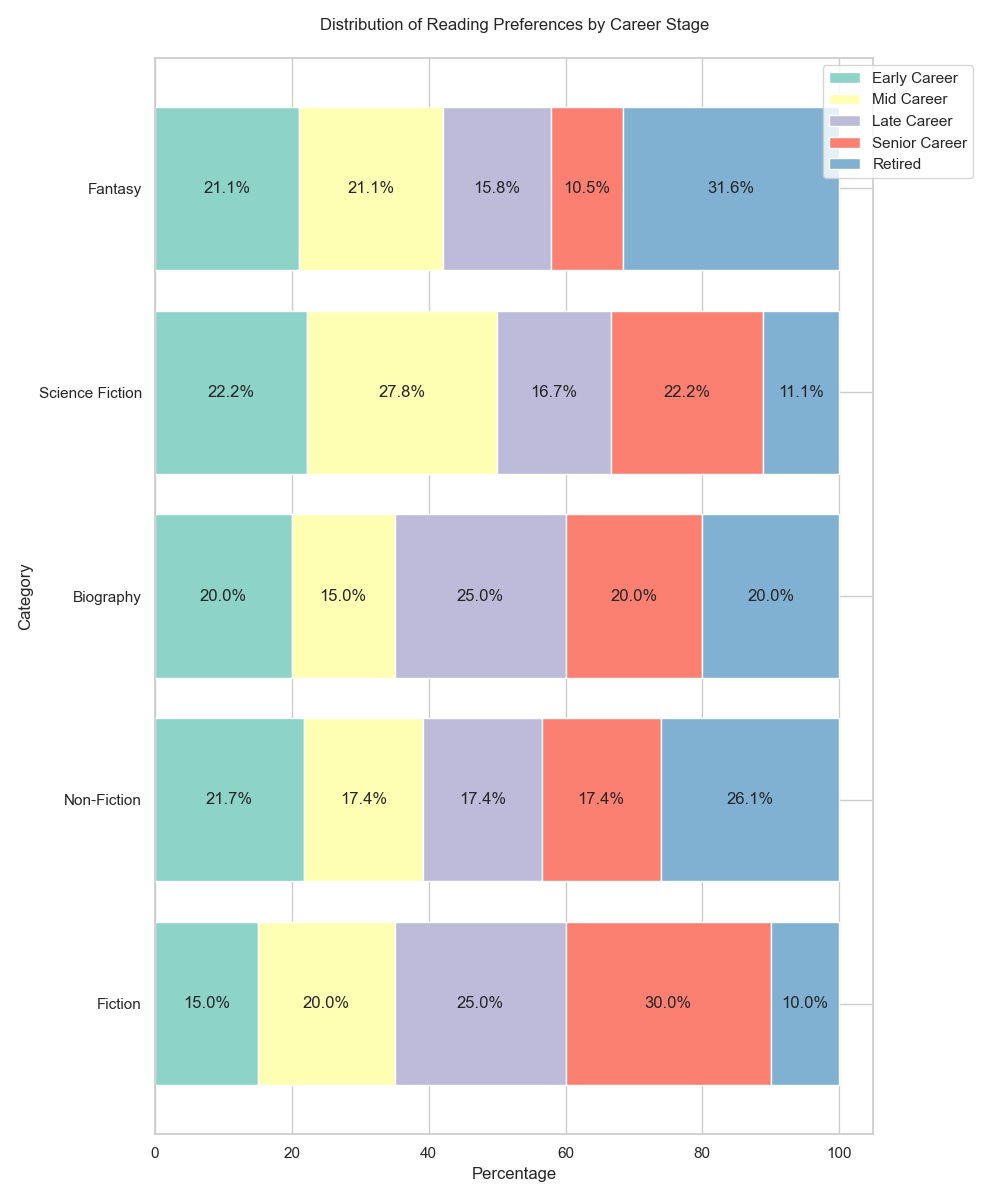

Write the Python code that produced this figure.

import matplotlib.pyplot as plt
import pandas as pd
import seaborn as sns

data = [
    {'Category': 'Fiction', 'Early Career': 15, 'Mid Career': 20, 'Late Career': 25, 'Senior Career': 30, 'Retired': 10},
    {'Category': 'Non-Fiction', 'Early Career': 25, 'Mid Career': 20, 'Late Career': 20, 'Senior Career': 20, 'Retired': 30},
    {'Category': 'Biography', 'Early Career': 20, 'Mid Career': 15, 'Late Career': 25, 'Senior Career': 20, 'Retired': 20},
    {'Category': 'Science Fiction', 'Early Career': 20, 'Mid Career': 25, 'Late Career': 15, 'Senior Career': 20, 'Retired': 10},
    {'Category': 'Fantasy', 'Early Career': 20, 'Mid Career': 20, 'Late Career': 15, 'Senior Career': 10, 'Retired': 30}
]

df = pd.DataFrame(data)
df.set_index('Category', inplace=True)

df_percentage = df.div(df.sum(axis=1), axis=0) * 100

fig, ax = plt.subplots(figsize=(10, 12))

bar_width = 0.8
categories = df_percentage.index
colors = ['#8dd3c7', '#ffffb3', '#bebada', '#fb8072', '#80b1d3']

bottom = [0] * len(df_percentage.columns)

for i, col in enumerate(df.columns):
    ax.barh(categories, df_percentage[col], bar_width, label=col, color=colors[i], left=bottom)
    bottom = bottom + df_percentage[col].values

ax.set_xlabel('Percentage')
ax.set_ylabel('Category')
ax.set_title('Distribution of Reading Preferences by Career Stage', pad=20)
ax.legend(loc='upper right', bbox_to_anchor=(1.15, 1), ncol=1)

for p in ax.patches:
    width, height = p.get_width(), p.get_height()
    x, y = p.get_xy()
    if width > 0:
        ax.text(x + width / 2,
                y + height / 2,
                f"{width:.1f}%",
                ha='center',
                va='center')

plt.tight_layout()
plt.show()
